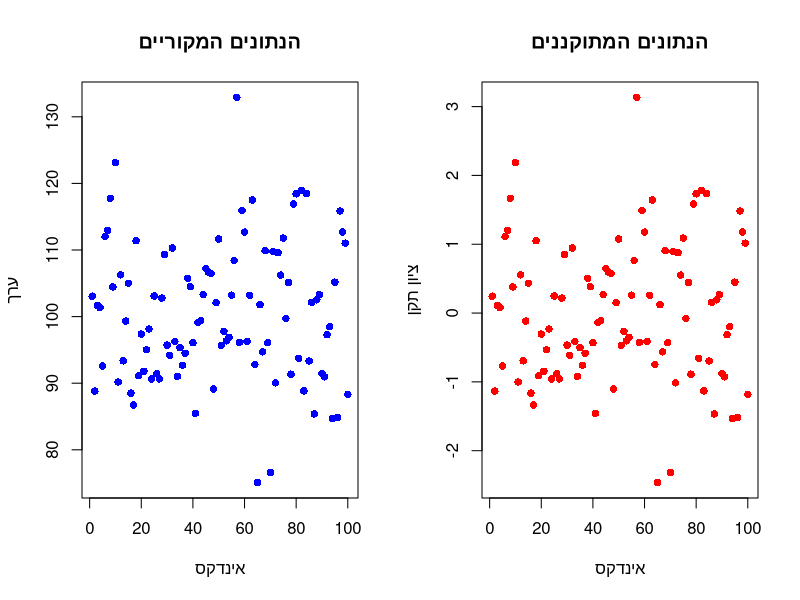
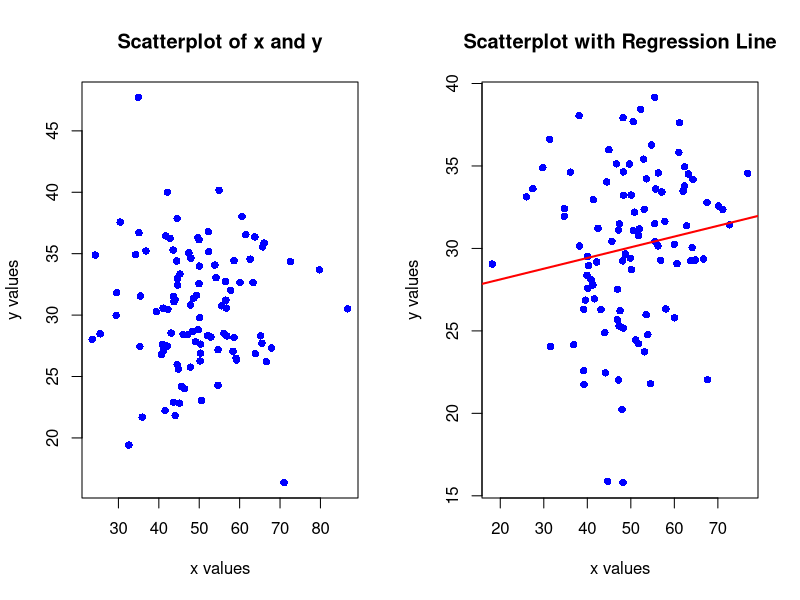
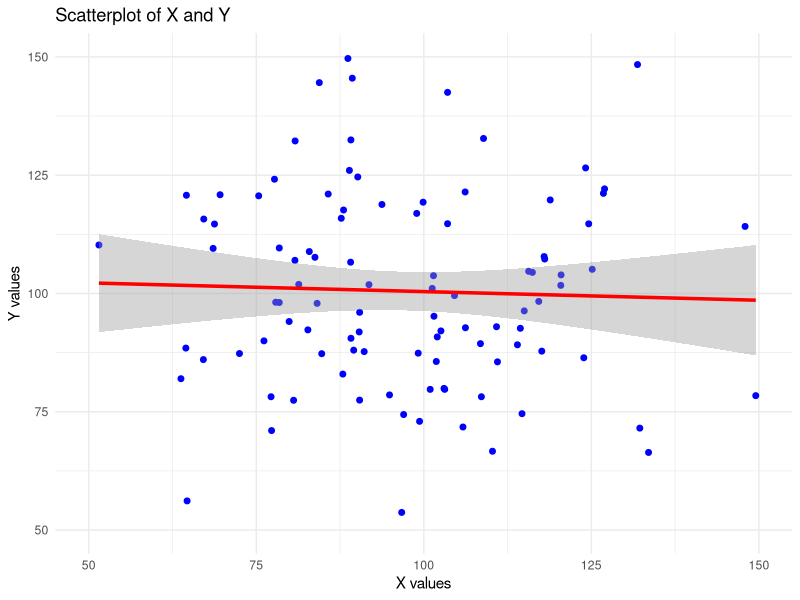
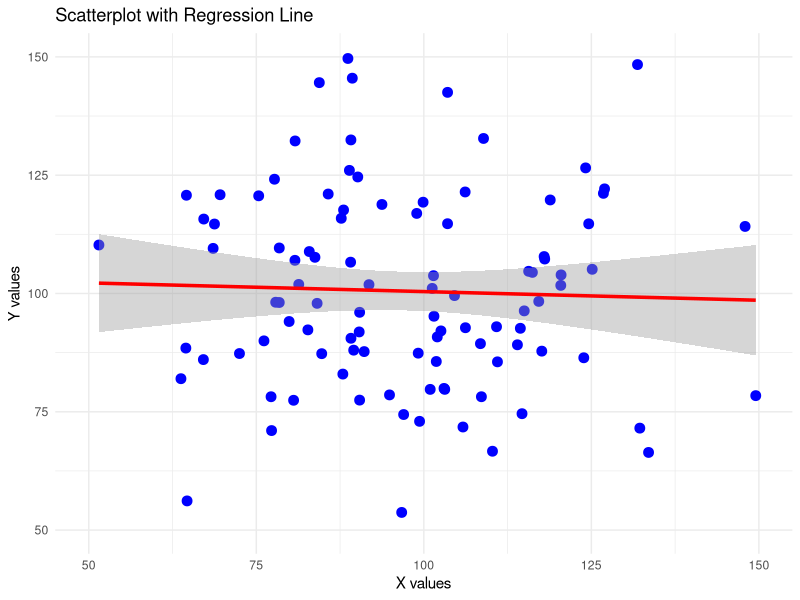
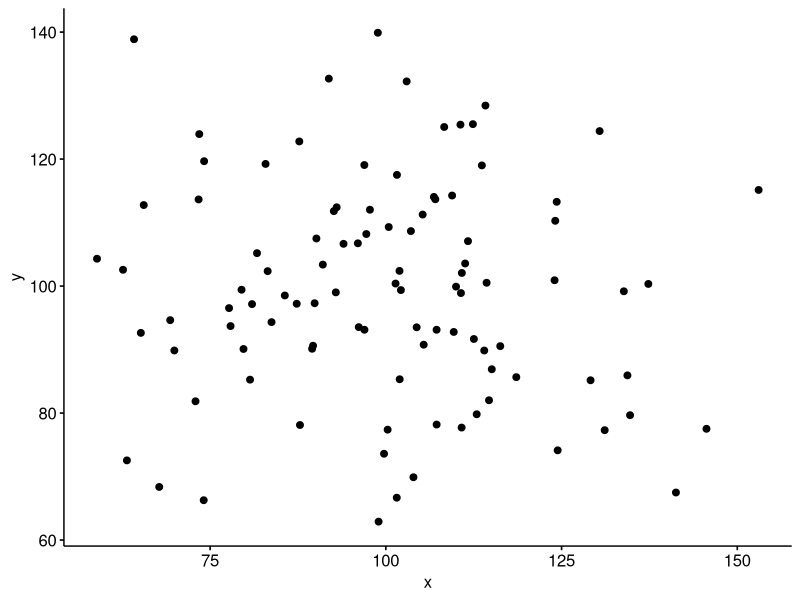
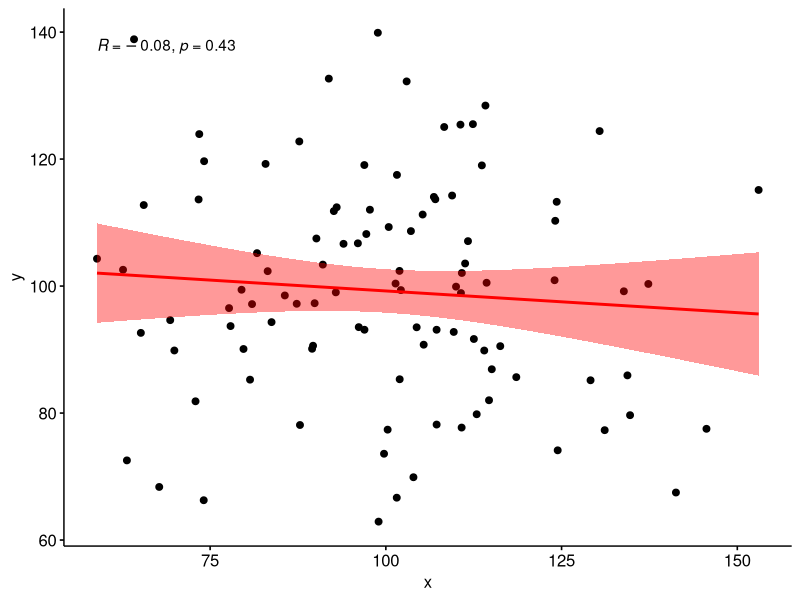
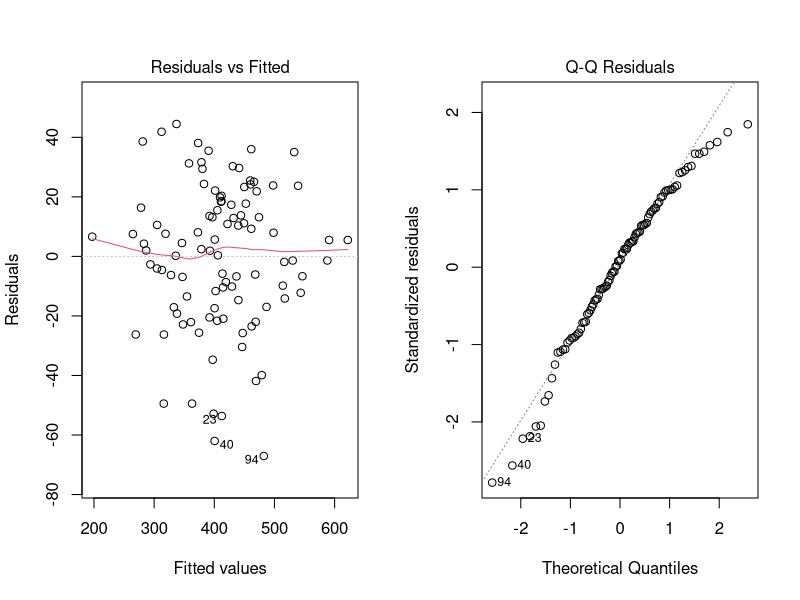
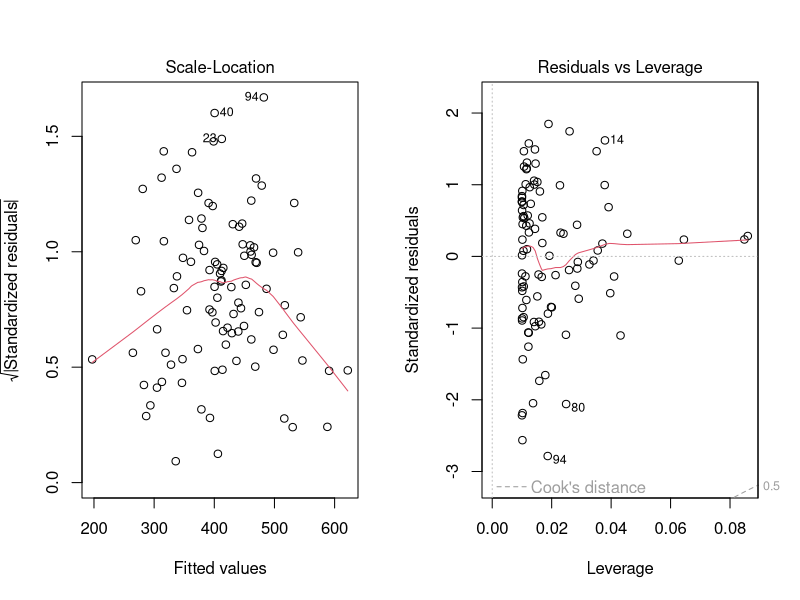

Write R code to recreate these figures, in order.
####WEEK 6----
#תקנון או scaling ידנית 
x <- rnorm(100, mean = 100, sd = 10)
z <- (x - mean(x)) / sd(x)
mean(z)
sd(z) 
#תקנון בשימוש פונקציית סקיילינג
x <- rnorm(100, mean = 100, sd = 10)
z <- scale(x) #מטרציה - מתימה יותר לניתוח מרובה משתנים
z <- as.vector(scale(x)) #מתאים יותר למשתנה יחיד
print(z)

# הצגת הגרפים זה לצד זה
par(mfrow = c(1, 2))  # חלוקת החלון לשני גרפים, בשורה אחת ושני עמודות
# גרף 1: הנתונים המקוריים
plot(x, main = "הנתונים המקוריים", xlab = "אינדקס", ylab = "ערך", col = "blue", pch = 16)
# גרף 2: הנתונים המתוקננים
plot(z, main = "הנתונים המתוקננים", xlab = "אינדקס", ylab = "ציון תקן", col = "red", pch = 16)
#######################
x <- rnorm(100, mean = 50, sd = 10)  # משתנה x מהתפלגות נורמלית
y <- rnorm(100, mean = 30, sd = 5)   # משתנה y מהתפלגות נורמלית
plot(x, y, main = "Scatterplot of x and y", 
     xlab = "x values", ylab = "y values", 
     col = "blue", #צובע את הנקודות בכחול.
     pch = 16) #משנה את צורת הנקודות כך שיהיו עיגולים מלאים.

#פיזור עם הקו ריגרסיה
x <- rnorm(100, mean = 50, sd = 10)  # משתנה x מהתפלגות נורמלית
y <- rnorm(100, mean = 30, sd = 5)   # משתנה y מהתפלגות נורמלית
plot(x, y, main = "Scatterplot with Regression Line", xlab = "x values", ylab = "y values", col = "blue", pch = 16)
abline(lm(y ~ x), col = "red", lwd = 2)  # הוספת קו רגרסיה

###############

#שימוש בGGPLOT לייצר סקאטר פלוט - 
if (!require(ggplot2)) install.packages("ggplot2")
library(ggplot2)

x <- rnorm(100, mean = 100, sd = 20)  # משתנה x
y <- rnorm(100, mean = 100, sd = 20)  # משתנה y

ggplot(data = data.frame(x, y), aes(x = x, y = y)) +
  geom_point(color = "blue", size = 1.7) + #color and size fo the dots
  xlim(50, 150) + #range of x
  ylim(50,150) + #range of y
  geom_smooth(method = "lm", color = "red", lwd = 1.2) +  # קו רגרסיה ליניארי
  labs(
    title = "Scatterplot of X and Y", 
    x = "X values", 
    y = "Y values"
  ) +
  theme_minimal()

#If I want to make sure that all data is included - add the coord_cartesian function
ggplot(data = data.frame(x, y), aes(x = x, y = y)) +
  geom_point(color = "blue", size = 3) +  # נקודות כחולות
  coord_cartesian(xlim = c(50, 150), ylim = c(50, 150)) +  # טווח צירים
  geom_smooth(method = "lm", color = "red", lwd = 1.2) +  # קו רגרסיה ליניארי
  labs(
    title = "Scatterplot with Regression Line",  # כותרת הגרף
    x = "X values",  # כיתוב לציר ה-X
    y = "Y values"   # כיתוב לציר ה-Y
  ) +
  theme_minimal()  # עיצוב נקי

#############
#שימוש בחבילת GGPUBR
if (!require(ggpubr)) install.packages("ggpubr")

# טעינת החבילה
library(ggpubr)

# יצירת המשתנים
x <- rnorm(100, mean = 100, sd = 20)  # משתנה x
y <- rnorm(100, mean = 100, sd = 20)  # משתנה y

# יצירת scatterplot בסיסי
ggscatter(data = data.frame(x, y), x = "x", y = "y")

#עכשיו עם הקו רגרסיה
ggscatter(
  data = data.frame(x, y), 
  x = "x", 
  y = "y", 
  add = "reg.line",           # הוספת קו רגרסיה ליניארי
  add.params = list(color = "red", linetype = "solid"),  # עיצוב הקו
  conf.int = TRUE,            # הוספת רצועת ביטחון סביב קו הרגרסיה
  cor.coef = TRUE,            # הצגת מקדם המתאם (correlation coefficient)
  cor.method = "pearson"      # סוג המתאם (ברירת המחדל: Pearson)
)
##########################
#קשר בין שני משתנים רציפים 
x <- rnorm(100, mean = 100, sd = 25)  # משתנה x
y <- rnorm(100, mean = 100 + 3 * x, sd = 25)  # משתנה y עם קשר ליניארי ל-x

model <- lm(y ~ x)
summary(model)
plot(model)

################
#עכשיו ריגרסיה כשהם מתוקננים
# תקנון המשתנים
x_scaled <- scale(x)
y_scaled <- scale(y)

# הערכת הקשר בין המשתנים המתוקננים
model_scaled <- lm(y_scaled ~ x_scaled)

# הצגת סיכום המודל המתוקנן
summary(model_scaled)

######
# חישוב מקדם המתאם פירסון
correlation <- cor(x, y, method = "pearson")

# הצגת התוצאה
correlation #אם זה קרוב ל-1 אז יש קשר חיובי חזק ואם מינוס 1 אז קשר שלילי חזק. כאשר זה אפס אז אין קשר

